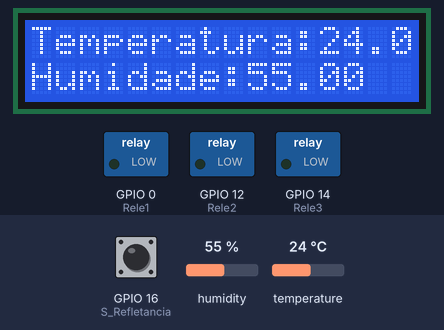
Bench run of a sketch on a simulated ESP8266 (NodeMCU). Shown: 16×2 character LCD, switched loads named in the sketch (green lamp = pin HIGH). The inputs (shaded band) are chosen by the test bench; at power-on: humidity 55 %, temperature 24 °C, GPIO 16 (S_Refletancia) LOW. WiFi joins after 1.5 s; servers stay silent unless stated; what the sketch prints to the serial monitor is not drawn.

Above: at 2.2 s.
2.3 s: humidity set to 22 %
At 4.7 s:
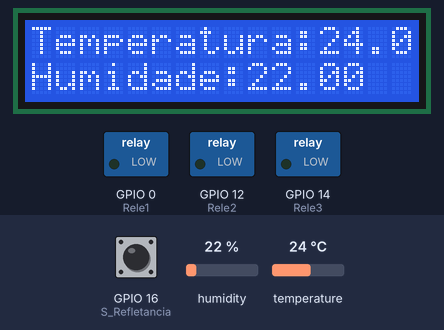
5.2 s: temperature set to 12 °C
At 6.5 s:
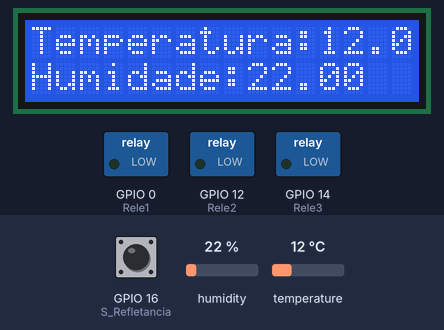
9.8 s: humidity set to 40 %
At 11.2 s:
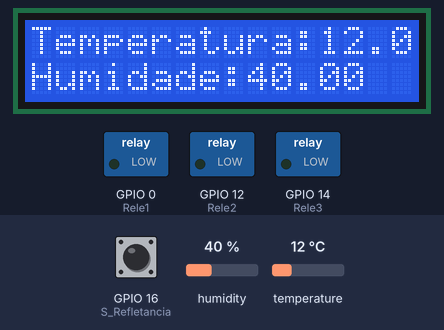
11.6 s: temperature set to 19 °C
At 13.0 s:
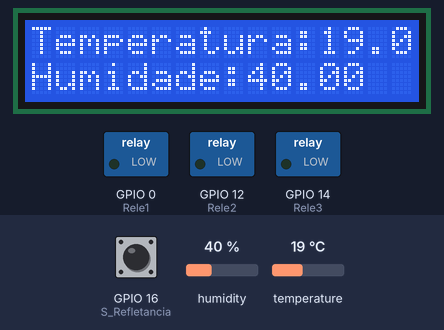
13.7 s: GPIO 16 (S_Refletancia) pulsed LOW 2 times (0.12 s each, 0.3 s apart)
At 16.2 s:
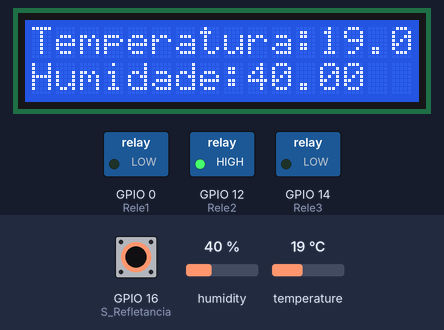
Timing chart, 0 to 17.6 s (numbered marks = the images above; inputs shaded):
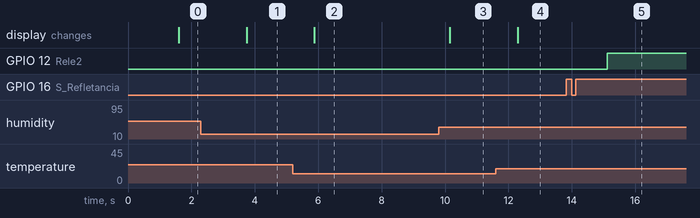

Measured:
- after the input at 2.3 s, the display: changes after 1.4 s (image 1)
- after the input at 5.2 s, the display: changes after 0.68 s (image 2)
- after the input at 9.8 s, the display: changes after 0.36 s (image 3)
- after the input at 11.6 s, the display: changes after 0.69 s (image 4)
- after the input at 13.7 s, GPIO 12 (Rele2): LOW → HIGH after 1.4 s

The sketch:

Temp_Humd_Disp_Refl_Rele_OTA_test.ino
```cpp
#include <Wire.h> // responsável pela comunicação com a interface i2c
#include <LiquidCrystal_I2C.h> // responsável pela comunicação com o display LCD
//#include <dht.h>
#include <ESP8266WiFi.h> //lib do wifi para o ESP8266
#include <ESP8266WiFiMulti.h> //lib do wifi para o ESP8266
#include <ArduinoOTA.h> //lib do ArduinoOTA

//dht DHT;
#include "DHT.h"

#define DHTPIN 13     // Digital pin connected to the DHT sensor
// Feather HUZZAH ESP8266 note: use pins 3, 4, 5, 12, 13 or 14 --
// Pin 15 can work but DHT must be disconnected during program upload.

// Uncomment whatever type you're using!
//#define DHTTYPE DHT11   // DHT 11
#define DHTTYPE DHT22   // DHT 22  (AM2302), AM2321
//#define DHTTYPE DHT21   // DHT 21 (AM2301)

// Connect pin 1 (on the left) of the sensor to +5V
// NOTE: If using a board with 3.3V logic like an Arduino Due connect pin 1
// to 3.3V instead of 5V!
// Connect pin 2 of the sensor to whatever your DHTPIN is
// Connect pin 3 (on the right) of the sensor to GROUND (if your sensor has 3 pins)
// Connect pin 4 (on the right) of the sensor to GROUND and leave the pin 3 EMPTY (if your sensor has 4 pins)
// Connect a 10K resistor from pin 2 (data) to pin 1 (power) of the sensor

// Initialize DHT sensor.
// Note that older versions of this library took an optional third parameter to
// tweak the timings for faster processors.  This parameter is no longer needed
// as the current DHT reading algorithm adjusts itself to work on faster procs.
DHT dht(DHTPIN, DHTTYPE);

ESP8266WiFiMulti wifiMulti;

const char* ssid = "Link Start"; //nome da rede
const char* password = "1234#563"; //senha da rede

#define DHT22_PIN 13
// Inicializa o display no endereço 0x27
//os demais parâmetros, são necessários para o módulo conversar com o LCD
//porém podemos utilizar os pinos normalmente sem interferência
//parâmetro: POSITIVE > > Backligh LIGADO | NEGATIVE > > Backlight desligado

#define SPresenca_PIN 2
#define S_Refletancia 16
#define Rele1 0
#define Rele2 12
#define Rele3 14

  unsigned long timer = 0;
  int auxInterruptor = 0;
  int opcaoInterruptor = 0;
  bool estadoPinLed1 = 1;
  bool estadoPinLed2 = 0;
  bool estadoPinLed3 = 0;
  unsigned long count_time = micros();
  int countDHT22Time = micros();

struct
{
    uint32_t total;
    uint32_t ok;
    uint32_t crc_error;
    uint32_t time_out;
    uint32_t connect;
    uint32_t ack_l;
    uint32_t ack_h;
    uint32_t unknown;
} stat = { 0,0,0,0,0,0,0,0};

//LiquidCrystal_I2C lcd(0x27,2,1,0,4,5,6,7,3, POSITIVE);
// set the LCD number of columns and rows
int lcdColumns = 16;
int lcdRows = 2;

// set LCD address, number of columns and rows
// if you don't know your display address, run an I2C scanner sketch
LiquidCrystal_I2C lcd(0x27, lcdColumns, lcdRows);

void interruptorVerificacao(int estado,int *auxInterruptor,int *opcaoInterruptor, unsigned long *timer){

  if(estado == 1&& *auxInterruptor ==0){
    //Serial.println("Test4");
    *auxInterruptor = 1;
    *opcaoInterruptor += 1;
    *timer = micros();
  }
  if(!(estado)){
    //Serial.println("Test5");
    *auxInterruptor = 0;
  }
  count_time = micros();
}


void interruptorAcao(int *opcaoInterruptor,bool *estadoPinLed1,bool *estadoPinLed2,bool *estadoPinLed3, unsigned long *timer){
  //Serial.println("test3");
  if(*opcaoInterruptor == 1){
    if(*estadoPinLed1){
      digitalWrite(Rele1, LOW);
      //Serial.println("Test1");
      *estadoPinLed1 = 0;
      Serial.println("LED01  DESLIGADO");
    }else{
      digitalWrite(Rele1, HIGH);
      //Serial.println("Test2");
      *estadoPinLed1 = 1;
      Serial.println("LED01  LIGADO");
    }
  }
  if(*opcaoInterruptor == 2){
    if(*estadoPinLed2){
      digitalWrite(Rele2, LOW);
      *estadoPinLed2 = 0;
      Serial.println("LED02  DESLIGADO");
    }else{
      digitalWrite(Rele2, HIGH);
      *estadoPinLed2 = 1;
      Serial.println("LED02  LIGADO");
    }
  }
  if(*opcaoInterruptor > 2){
    if(*estadoPinLed3){
      digitalWrite(Rele3, LOW);
      *estadoPinLed3 = 0;
      Serial.println("LED03  DESLIGADO");
    }else{
      digitalWrite(Rele3, HIGH);
      *estadoPinLed3 = 1;
      Serial.println("LED03  LIGADO");
    }
  }
  *opcaoInterruptor = 0;
  *timer = 0;

}

void OTA_setup(){
  //inicia serial com 115200 bits por segundo


   Serial.println("Booting");

   ////////////wifiMulti.addAP(ssid, password);

   Serial.println("Connecting ...");

  /* while (wifiMulti.run() != WL_CONNECTED)
   {
       delay(250);
       Serial.print('.');
   }
  */
  // A porta fica default como 8266
  // ArduinoOTA.setPort(8266);

  // Define o hostname (opcional)
  ArduinoOTA.setHostname("AutoCozinhaYGLC");

  // Define a senha (opcional)
  ArduinoOTA.setPassword("Autoyglc1");

  // É possível definir uma criptografia hash md5 para a senha usando a função "setPasswordHash"
  // Exemplo de MD5 para senha "admin" = 21232f297a57a5a743894a0e4a801fc3
  // ArduinoOTA.setPasswordHash("21232f297a57a5a743894a0e4a801fc3");

  //define o que será executado quando o ArduinoOTA iniciar
  ArduinoOTA.onStart([](){ startOTA(); }); //startOTA é uma função criada para simplificar o código

  //define o que será executado quando o ArduinoOTA terminar
  ArduinoOTA.onEnd([](){ endOTA(); }); //endOTA é uma função criada para simplificar o código

  //define o que será executado quando o ArduinoOTA estiver gravando
  ArduinoOTA.onProgress([](unsigned int progress, unsigned int total) { progressOTA(progress,total); }); //progressOTA é uma função criada para simplificar o código

  //define o que será executado quando o ArduinoOTA encontrar um erro
  ArduinoOTA.onError([](ota_error_t error){ errorOTA(error); });//errorOTA é uma função criada para simplificar o código

  //inicializa ArduinoOTA
  ArduinoOTA.begin();

  //iniciALIZA O DHT
  dht.begin();

  //exibe pronto e o ip utilizado pelo ESP
  Serial.println("Ready");
  Serial.print("IP address: ");
  Serial.println(WiFi.localIP());
}

void setup()
{

    Serial.begin(115200);
/*    Serial.println("dht22_test.ino");
    Serial.print("LIBRARY VERSION: ");
    Serial.println(DHT_LIB_VERSION);
    Serial.println();
    Serial.println("Type,\tstatus,\tHumidity (%),\tTemperature (C)\tTime (us)");
  */
  //Wire.begin(0,2);//esp-01
  pinMode(Rele1 ,OUTPUT);
  pinMode(Rele2 ,OUTPUT);
  pinMode(Rele3 ,OUTPUT);
  pinMode(S_Refletancia, INPUT);
  pinMode(SPresenca_PIN, INPUT);
  Wire.begin();
  OTA_setup();
  //inicializa o display (16 colunas x 2 linhas)
  lcd.begin (16,2); // ou 20,4 se for o display 20x4
}

void startOTA()
{
   String type;

   //caso a atualização esteja sendo gravada na memória flash externa, então informa "flash"
    if (ArduinoOTA.getCommand() == U_FLASH)
      type = "flash";
    else  //caso a atualização seja feita pela memória interna (file system), então informa "filesystem"
      type = "filesystem"; // U_SPIFFS

    //exibe mensagem junto ao tipo de gravação
    Serial.println("Start updating " + type);
}

//exibe mensagem
void endOTA()
{
  Serial.println("\nEnd");
}

//exibe progresso em porcentagem
void progressOTA(unsigned int progress, unsigned int total)
{
   Serial.printf("Progress: %u%%\r", (progress / (total / 100)));
}

//caso aconteça algum erro, exibe especificamente o tipo do erro
void errorOTA(ota_error_t error)
{
      Serial.printf("Error[%u]: ", error);

      if (error == OTA_AUTH_ERROR)
        Serial.println("Auth Failed");
      else
      if (error == OTA_BEGIN_ERROR)
        Serial.println("Begin Failed");
      else
      if (error == OTA_CONNECT_ERROR)
        Serial.println("Connect Failed");
      else
      if (error == OTA_RECEIVE_ERROR)
        Serial.println("Receive Failed");
      else
      if (error == OTA_END_ERROR)
        Serial.println("End Failed");
}

void funcDHT22(){
  /*// READ DATA
    Serial.print("DHT22, \t");

    uint32_t start = micros();
    int chk = DHT.read22(DHT22_PIN);
    uint32_t stop = micros();

    stat.total++;
    switch (chk)
    {
    case DHTLIB_OK:
        stat.ok++;
        Serial.print("OK,\t");
        break;
    case DHTLIB_ERROR_CHECKSUM:
        stat.crc_error++;
        Serial.print("Checksum error,\t");
        break;
    case DHTLIB_ERROR_TIMEOUT:
        stat.time_out++;
        Serial.print("Time out error,\t");
        break;
    default:
        stat.unknown++;
        Serial.print("Unknown error,\t");
        break;
    }
    // DISPLAY DATA
    Serial.print(DHT.humidity, 1);
    Serial.print(",\t");
    Serial.print(DHT.temperature, 1);
    Serial.print(",\t");
    Serial.print(stop - start);
    Serial.println();

    if (stat.total % 20 == 0)
    {
        Serial.println("\nTOT\tOK\tCRC\tTO\tUNK");
        Serial.print(stat.total);
        Serial.print("\t");
        Serial.print(stat.ok);
        Serial.print("\t");
        Serial.print(stat.crc_error);
        Serial.print("\t");
        Serial.print(stat.time_out);
        Serial.print("\t");
        Serial.print(stat.connect);
        Serial.print("\t");
        Serial.print(stat.ack_l);
        Serial.print("\t");
        Serial.print(stat.ack_h);
        Serial.print("\t");
        Serial.print(stat.unknown);
        Serial.println("\n");
    }*/


    // Reading temperature or humidity takes about 250 milliseconds!
  // Sensor readings may also be up to 2 seconds 'old' (its a very slow sensor)
  float h = dht.readHumidity();
  // Read temperature as Celsius (the default)
  float t = dht.readTemperature();
  // Read temperature as Fahrenheit (isFahrenheit = true)
  float f = dht.readTemperature(true);

  // Check if any reads failed and exit early (to try again).
  if (isnan(h) || isnan(t) || isnan(f)) {
    Serial.println(F("Failed to read from DHT sensor!"));
    return;
  }

  // Compute heat index in Fahrenheit (the default)
  float hif = dht.computeHeatIndex(f, h);
  // Compute heat index in Celsius (isFahreheit = false)
  float hic = dht.computeHeatIndex(t, h, false);

  Serial.print(F("Humidity: "));
  Serial.print(h);
  Serial.print(F("%  Temperature: "));
  Serial.print(t);
  Serial.print(F("°C "));
  Serial.print(f);
  Serial.print(F("°F  Heat index: "));
  Serial.print(hic);
  Serial.print(F("°C "));
  Serial.print(hif);
  Serial.println(F("°F"));


      //acende o backlight do LCD
  lcd.setBacklight(HIGH);
  //posiciona o cursor para escrita
  //.setCursor(coluna, linha)
  lcd.setCursor(0,0);
  lcd.print("Temperatura:");
  lcd.print(t);
  lcd.setCursor(0,1);
  lcd.print("Humidade:");
  lcd.print(h);///////////////////////////
  delay(0); //intervalo de 1s
  //desliga o backlight do LCD
  //lcd.setBacklight(LOW);
  delay(0); //intervalo de 1s


}


void loop()
{
  if(wifiMulti.run() != WL_CONNECTED)
   {
       wifiMulti.addAP(ssid, password);
       delay(250);
       Serial.print('.');
   }
  //Handle é descritor que referencia variáveis no bloco de memória
  //Ele é usado como um "guia" para que o ESP possa se comunicar com o computador pela rede
  ArduinoOTA.handle();


//////////////////

  if(micros() - count_time > 600){
    if(digitalRead(S_Refletancia)){
      interruptorVerificacao(1,&auxInterruptor, &opcaoInterruptor, &timer);
      //Serial.println(pinSensor1);
    }else{
      interruptorVerificacao(0, &auxInterruptor, &opcaoInterruptor, &timer);
      //Serial.println("Branco");
    }
  }
  //Serial.println(opcaoInterruptor);
  if(micros() - timer >1000000 && timer > 0){
    //Serial.println(micros() - timer);
    interruptorAcao(&opcaoInterruptor, &estadoPinLed1, &estadoPinLed2, &estadoPinLed3, &timer);

  }
//Serial.println(micros() - timer);
//delay(1000);

   if((micros()- countDHT22Time) > 500000){
      Serial.println((micros()- countDHT22Time));
      funcDHT22();
      countDHT22Time = micros();
    }


}
```
